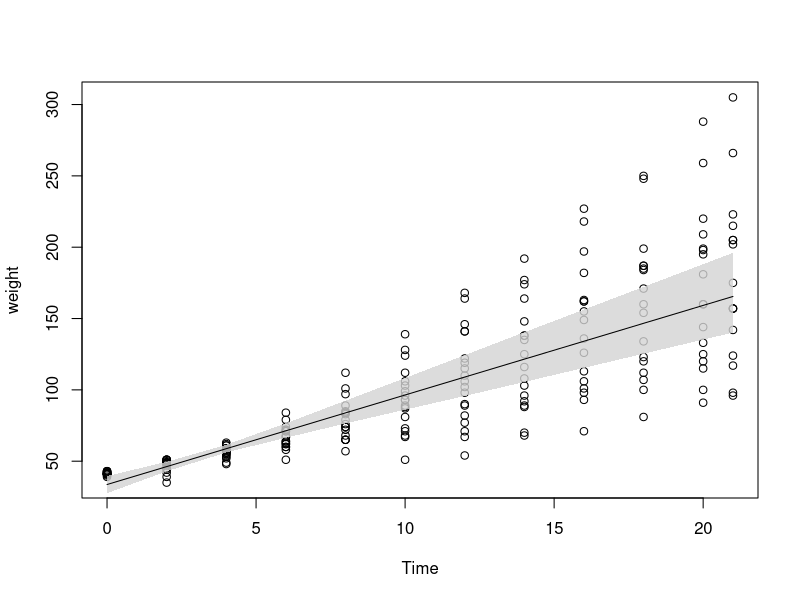

Generate this figure with R:
# Usando Bootstrap Para Estimar o Intervalo de Confiança de Um Modelo de Regressão Linear 

# Definindo o diretório de trabalho
# setwd("/Users/dmpm/Dropbox/DSA/AnaliseEstatisticaII/Cap02")
# getwd()

# Criando um modelo linear (ignorando medidas repetidas!)
# Prevemos o peso dos frangos com base nas variáveis tempo e dieta
?ChickWeight
View(ChickWeight)
?lm
modelo1 <- lm(weight ~ Time * Diet, data = ChickWeight)
modelo1

# Criamos o dataframe para servir como dados de teste (Estamos interessados em Tempo = 15)
dados_teste <- data.frame(Time = 15, Diet = levels(ChickWeight$Diet))
View(dados_teste)

# Previsões a partir do modelo
?predict
previsoes <- predict(modelo1, dados_teste, se = TRUE)
View(previsoes)

# Inspecione os SEs estimados:
previsoes$se.fit

# Agora fazemos o mesmo usando o bootstrap. 
# Ao inicializar, nós fazemos uma nova amostra de nossos dados, ajustamos o modelo e repetimos. 
# Isso é bastante fácil de escrever com lapply ou similar, mas também podemos usar o bootCase do pacote car.

# Carrega o pacote car
# install.packages("car")
library(car)

# Boostrap do modelo 999 vezes, aplicando uma função a cada vez. 
# Neste caso, prevemos a partir do modelo.
?bootCase
bootfit1 <- bootCase(modelo1, function(x) predict(x, dados_teste), B = 999)
View(bootfit1)

# Ao inspecionar o bootfit1, verá que é uma matriz com 999 linhas e quatro colunas (as Dietas).
# Obtenha os desvios padrão por coluna:
apply(bootfit1, 2, sd)

# Esses quatro valores são o SE do valor previsto do peso do frango no Tempo = 15. 
# Em comparação com os que calculamos com o método de previsão acima, eles são muito maiores.
# Particularmente no caso de variância não constante, os SEs calculados por predict (e lm) 
# são muito pequenos (tecnicamente este é o caso quando a variância aumenta, o que é bem típico).

# Quando suas suposições de regressão forem violadas e você não conseguir encontrar uma solução, 
# use o bootstrap, pois os erros padrão calculados serão válidos.

# Finalmente, repetimos o experimento anterior usando um modelo de efeitos mistos. 
# A abordagem é idêntica, apenas os detalhes são diferentes. 
# Isso pode demorar um pouco em uma máquina mais lenta.

# Pacotes
# install.packages("lme4")
# install.packages("lmerTest")
library(lme4)
library(lmerTest)

# Os mesmos frangos foram pesados, então temos uma estrutura clara de efeitos aleatórios 
# (porque as pesagens não são observações independentes). 
# Suponha que eu esteja interessado em peso no tempo = 15 por algum motivo e queira testar se 
# as dietas têm um efeito significativo no peso naquele momento. 
# Se eu estivesse interessado apenas no tempo = 0, eu poderia estudar a intercepção ajustada do modelo 
# e, se estivesse interessado em alguma média centralizada, poderia usar meios de mínimos quadrados. 
# Mas neste caso eu posso usar a função predict().

# Recriamos o modelo
# Modelos mistos lineares (Linear mixed models) são uma extensão de modelos lineares simples 
# para permitir efeitos fixos e aleatórios, e são particularmente usados quando não há independência 
# nos dados, como surge de uma estrutura hierárquica. Por exemplo, os alunos podem ser amostrados de 
# dentro de salas de aula ou pacientes de dentro de consultórios médicos.
?lmer
modelo2 <- lmer(weight ~ Time * Diet + (Time|Chick), data = ChickWeight)

# bootMer do pacote lme4 é semelhante ao bootCase do pacote car
# Certifique-se de definir re.form = NA para gerar apenas previsões usando os efeitos fixos.
bootfit2 <- bootMer(modelo2, FUN = function(x) predict(x, dados_teste, re.form=NA), nsim=999)

# O elemento $t contém as previsões geradas pelo bootMer.
apply(bootfit2$t, 2, sd)

# Mais uma vez, os erros padrão das previsões são ainda maiores. 
# Isso faz sentido porque incluímos o efeito de frango aleatório no modelo. 
# A incerteza adicionada vem do fato de que os frangos diferem muito em peso no tempo = 15, 
# e essa incerteza tem um efeito sobre as estimativas dos efeitos fixos também 
# (o que, por sua vez, afeta o peso previsto dos frangos no tempo = 15).

# Finalmente, em vez de apenas prever no Tempo = 15, agora é fácil prever o intervalo inteiro dos dados, 
# para que possamos traçar intervalos de confiança em torno da previsão.

# Primeiro, precisamos de uma função que trace um polígono se dermos três vetores: 
# X, y1 (a parte superior do intervalo de previsão) e y2 (a extremidade inferior). 

# Scales
library(scales)

# Função para adicionar um polígono se tivermos um vetor X e dois vetores Y de mesmo comprimento.
addpoly <- function(x,y1,y2,col=alpha("lightgrey",0.8),...){
  ii <- order(x)
  y1 <- y1[ii]
  y2 <- y2[ii]
  x <- x[ii]
  polygon(c(x,rev(x)), c(y1, rev(y2)), col=col, border=NA,...)
}

# Vamos refazer o bootstrap, pois desta vez queremos previsões para todos os valores de Tempo. 
# Se chamarmos predict sem um argumento de dados, ele preverá todos os valores X usados ao ajustar o modelo.
bb <- bootMer(modelo2, FUN = function(x) predict(x, re.form = NA), nsim=500)

# Calcumaos quantiles de previsões de replicações de bootstrap.
# Estes representam o intervalo de confiança da média em qualquer valor de tempo.
ChickWeight$lci <- apply(bb$t, 2, quantile, 0.025)
ChickWeight$uci <- apply(bb$t, 2, quantile, 0.975)
ChickWeight$weightpred <- predict(modelo2, re.form=NA)

# Vamos apenas plotar uma dieta para ilustração
dat <- subset(ChickWeight, Diet == "1")

# Plot
with(dat, {
  plot(Time,weight)
  addpoly(Time, lci, uci)
  lines(Time, weightpred)
})
